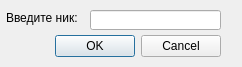
<?xml version="1.0" encoding="UTF-8"?>
<ui version="4.0">
 <class>dialog</class>
 <widget class="QDialog" name="dialog">
  <property name="geometry">
   <rect>
    <x>0</x>
    <y>0</y>
    <width>242</width>
    <height>67</height>
   </rect>
  </property>
  <property name="windowTitle">
   <string>Укажите ник</string>
  </property>
  <widget class="QDialogButtonBox" name="buttonBox">
   <property name="geometry">
    <rect>
     <x>0</x>
     <y>30</y>
     <width>221</width>
     <height>32</height>
    </rect>
   </property>
   <property name="orientation">
    <enum>Qt::Horizontal</enum>
   </property>
   <property name="standardButtons">
    <set>QDialogButtonBox::Cancel|QDialogButtonBox::Ok</set>
   </property>
  </widget>
  <widget class="QLabel" name="label">
   <property name="geometry">
    <rect>
     <x>6</x>
     <y>10</y>
     <width>71</width>
     <height>16</height>
    </rect>
   </property>
   <property name="text">
    <string>Введите ник:</string>
   </property>
  </widget>
  <widget class="QLineEdit" name="lineEdit_nickname">
   <property name="geometry">
    <rect>
     <x>90</x>
     <y>10</y>
     <width>131</width>
     <height>20</height>
    </rect>
   </property>
  </widget>
 </widget>
 <resources/>
 <connections>
  <connection>
   <sender>buttonBox</sender>
   <signal>accepted()</signal>
   <receiver>dialog</receiver>
   <slot>accept()</slot>
   <hints>
    <hint type="sourcelabel">
     <x>248</x>
     <y>254</y>
    </hint>
    <hint type="destinationlabel">
     <x>157</x>
     <y>274</y>
    </hint>
   </hints>
  </connection>
  <connection>
   <sender>buttonBox</sender>
   <signal>rejected()</signal>
   <receiver>dialog</receiver>
   <slot>reject()</slot>
   <hints>
    <hint type="sourcelabel">
     <x>316</x>
     <y>260</y>
    </hint>
    <hint type="destinationlabel">
     <x>286</x>
     <y>274</y>
    </hint>
   </hints>
  </connection>
 </connections>
</ui>
